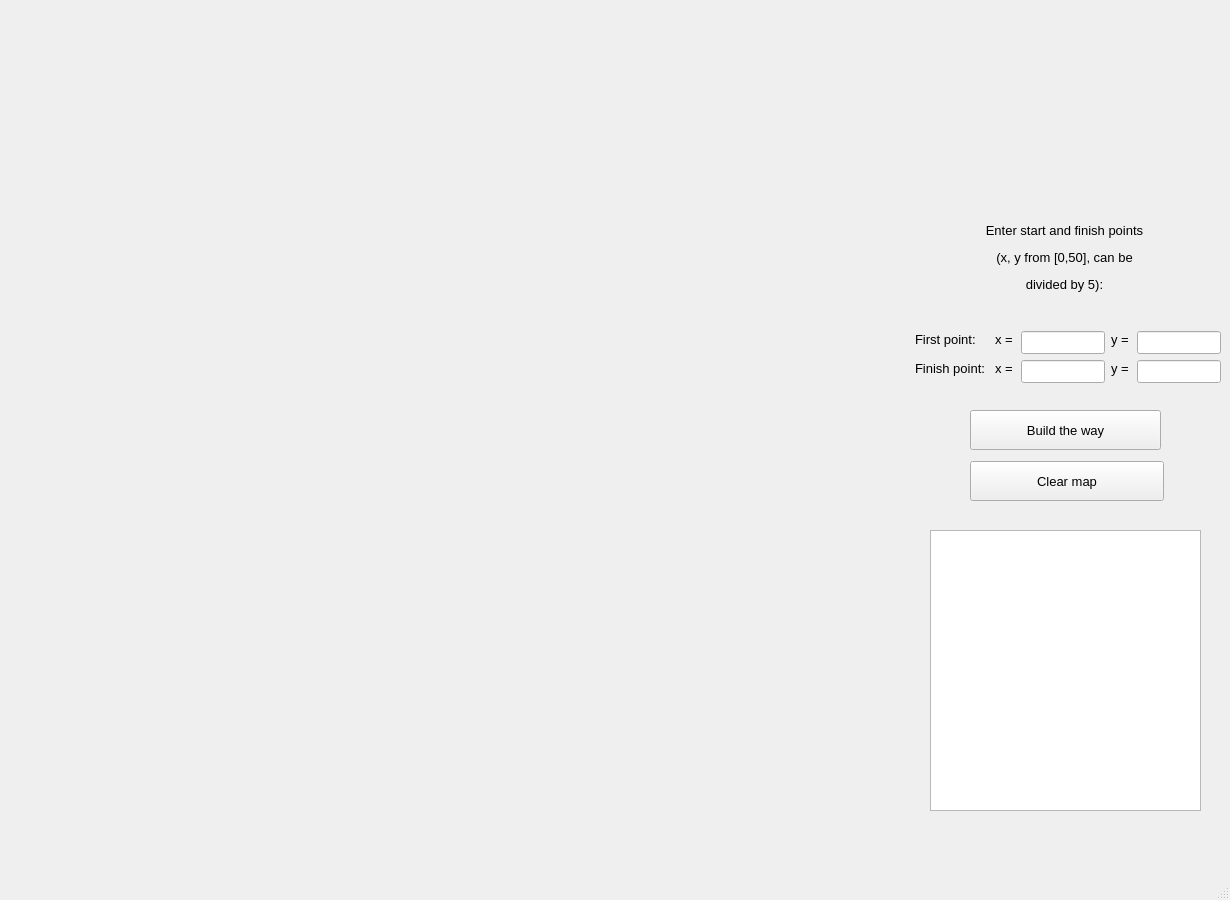
<?xml version="1.0" encoding="UTF-8"?>
<ui version="4.0">
 <class>MainWindow</class>
 <widget class="QMainWindow" name="MainWindow">
  <property name="geometry">
   <rect>
    <x>0</x>
    <y>0</y>
    <width>1230</width>
    <height>900</height>
   </rect>
  </property>
  <property name="minimumSize">
   <size>
    <width>120</width>
    <height>50</height>
   </size>
  </property>
  <property name="font">
   <font>
    <pointsize>10</pointsize>
   </font>
  </property>
  <property name="windowTitle">
   <string>MainWindow</string>
  </property>
  <widget class="QWidget" name="centralwidget">
   <widget class="MplWidget" name="MplWidget" native="true">
    <property name="geometry">
     <rect>
      <x>9</x>
      <y>9</y>
      <width>900</width>
      <height>837</height>
     </rect>
    </property>
    <property name="minimumSize">
     <size>
      <width>900</width>
      <height>800</height>
     </size>
    </property>
   </widget>
   <widget class="QWidget" name="horizontalLayoutWidget_2">
    <property name="geometry">
     <rect>
      <x>970</x>
      <y>460</y>
      <width>194</width>
      <height>42</height>
     </rect>
    </property>
    <layout class="QHBoxLayout" name="horizontalLayout_2">
     <item>
      <widget class="QPushButton" name="Button_clear">
       <property name="minimumSize">
        <size>
         <width>100</width>
         <height>40</height>
        </size>
       </property>
       <property name="text">
        <string>Clear map</string>
       </property>
      </widget>
     </item>
    </layout>
   </widget>
   <widget class="QLineEdit" name="lineEdit">
    <property name="geometry">
     <rect>
      <x>1021</x>
      <y>331</y>
      <width>84</width>
      <height>23</height>
     </rect>
    </property>
    <property name="font">
     <font>
      <pointsize>12</pointsize>
     </font>
    </property>
   </widget>
   <widget class="QLineEdit" name="lineEdit_2">
    <property name="geometry">
     <rect>
      <x>1137</x>
      <y>331</y>
      <width>84</width>
      <height>23</height>
     </rect>
    </property>
    <property name="font">
     <font>
      <pointsize>12</pointsize>
     </font>
    </property>
   </widget>
   <widget class="QLineEdit" name="lineEdit_3">
    <property name="geometry">
     <rect>
      <x>1021</x>
      <y>360</y>
      <width>84</width>
      <height>23</height>
     </rect>
    </property>
    <property name="font">
     <font>
      <pointsize>12</pointsize>
     </font>
    </property>
   </widget>
   <widget class="QLineEdit" name="lineEdit_4">
    <property name="geometry">
     <rect>
      <x>1137</x>
      <y>360</y>
      <width>84</width>
      <height>23</height>
     </rect>
    </property>
    <property name="font">
     <font>
      <pointsize>12</pointsize>
     </font>
    </property>
   </widget>
   <widget class="QLabel" name="label">
    <property name="geometry">
     <rect>
      <x>980</x>
      <y>220</y>
      <width>169</width>
      <height>75</height>
     </rect>
    </property>
    <property name="text">
     <string>&lt;html&gt;&lt;head/&gt;&lt;body&gt;&lt;p align=&quot;center&quot;&gt;Enter start and finish points&lt;/p&gt;&lt;p align=&quot;center&quot;&gt;(x, y from [0,50], can be&lt;/p&gt;&lt;p align=&quot;center&quot;&gt;divided by 5):&lt;/p&gt;&lt;/body&gt;&lt;/html&gt;</string>
    </property>
   </widget>
   <widget class="QLabel" name="label_2">
    <property name="geometry">
     <rect>
      <x>995</x>
      <y>331</y>
      <width>20</width>
      <height>17</height>
     </rect>
    </property>
    <property name="text">
     <string>x =</string>
    </property>
   </widget>
   <widget class="QLabel" name="label_3">
    <property name="geometry">
     <rect>
      <x>995</x>
      <y>360</y>
      <width>20</width>
      <height>17</height>
     </rect>
    </property>
    <property name="text">
     <string>x =</string>
    </property>
   </widget>
   <widget class="QLabel" name="label_4">
    <property name="geometry">
     <rect>
      <x>1111</x>
      <y>331</y>
      <width>20</width>
      <height>17</height>
     </rect>
    </property>
    <property name="text">
     <string>y =</string>
    </property>
   </widget>
   <widget class="QLabel" name="label_5">
    <property name="geometry">
     <rect>
      <x>1111</x>
      <y>360</y>
      <width>20</width>
      <height>17</height>
     </rect>
    </property>
    <property name="text">
     <string>y =</string>
    </property>
   </widget>
   <widget class="QLabel" name="label_6">
    <property name="geometry">
     <rect>
      <x>915</x>
      <y>331</y>
      <width>65</width>
      <height>17</height>
     </rect>
    </property>
    <property name="text">
     <string>First point:</string>
    </property>
   </widget>
   <widget class="QLabel" name="label_7">
    <property name="geometry">
     <rect>
      <x>915</x>
      <y>360</y>
      <width>74</width>
      <height>17</height>
     </rect>
    </property>
    <property name="text">
     <string>Finish point:</string>
    </property>
   </widget>
   <widget class="QPushButton" name="Button_go">
    <property name="geometry">
     <rect>
      <x>970</x>
      <y>410</y>
      <width>191</width>
      <height>40</height>
     </rect>
    </property>
    <property name="minimumSize">
     <size>
      <width>100</width>
      <height>40</height>
     </size>
    </property>
    <property name="text">
     <string>Build the way</string>
    </property>
   </widget>
   <widget class="QTextBrowser" name="textBrowser">
    <property name="geometry">
     <rect>
      <x>930</x>
      <y>530</y>
      <width>271</width>
      <height>281</height>
     </rect>
    </property>
   </widget>
   <zorder>Button_go</zorder>
   <zorder>MplWidget</zorder>
   <zorder>horizontalLayoutWidget_2</zorder>
   <zorder>lineEdit</zorder>
   <zorder>lineEdit_2</zorder>
   <zorder>lineEdit_3</zorder>
   <zorder>lineEdit_4</zorder>
   <zorder>label</zorder>
   <zorder>label_2</zorder>
   <zorder>label_3</zorder>
   <zorder>label_4</zorder>
   <zorder>label_5</zorder>
   <zorder>label_6</zorder>
   <zorder>label_7</zorder>
   <zorder>textBrowser</zorder>
  </widget>
  <widget class="QMenuBar" name="menubar">
   <property name="geometry">
    <rect>
     <x>0</x>
     <y>0</y>
     <width>1230</width>
     <height>21</height>
    </rect>
   </property>
  </widget>
  <widget class="QStatusBar" name="statusbar"/>
 </widget>
 <customwidgets>
  <customwidget>
   <class>MplWidget</class>
   <extends>QWidget</extends>
   <header>mplwidget.h</header>
   <container>1</container>
  </customwidget>
 </customwidgets>
 <resources/>
 <connections/>
</ui>
